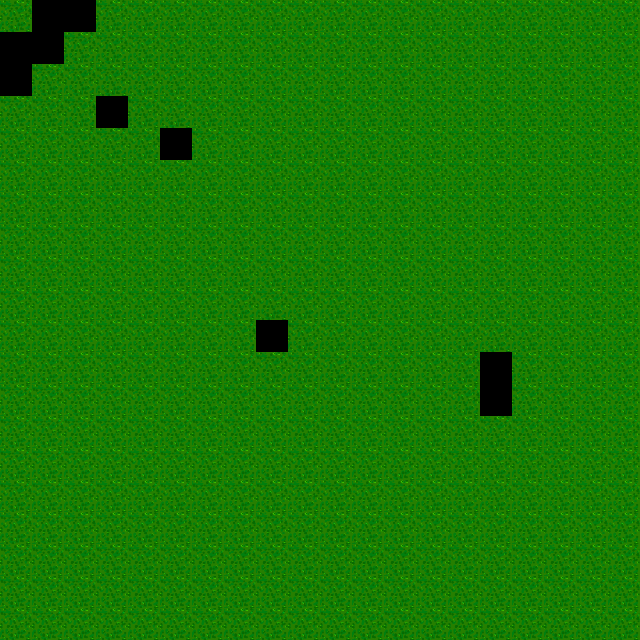

A level layout from a 2D game, rendered from its tile map. Below: a short description, then the map file with tile-grid data replaced by summaries:
An orthogonal 20x20 tile map with 32x32 px tiles, 1 tile layer (Kachelebene 1).

<map version="1.0" orientation="orthogonal" width="20" height="20" tilewidth="32" tileheight="32">
 <tileset firstgid="1" name="terrain" tilewidth="32" tileheight="32">
  <image source="../images/terrain/grass.png" width="32" height="32" />
 </tileset>
 <layer name="Kachelebene 1" width="20" height="20">
  <data>[400 cells, 390 non-empty, 1 distinct tile ids]</data>
 </layer>
</map>